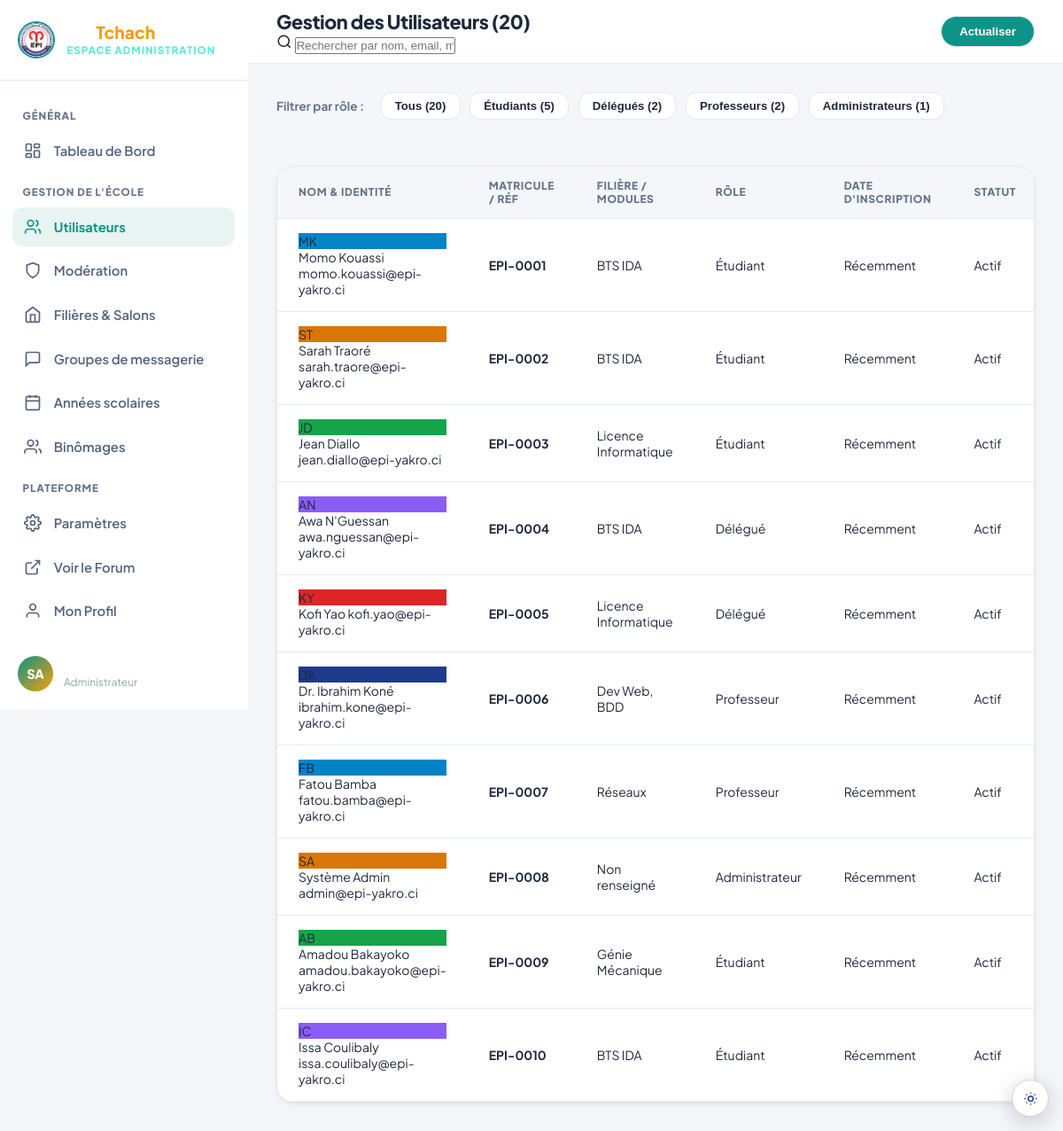
Screenshot of /admin/users (signed in) with the database file from the repository.
### tables this page shows
CREATE TABLE utilisateurs (
    id                  INT UNSIGNED AUTO_INCREMENT PRIMARY KEY,
    nom                 VARCHAR(100) NOT NULL,
    prenom              VARCHAR(100) NOT NULL,
    email               VARCHAR(150) NOT NULL UNIQUE,
    mot_de_passe        VARCHAR(255) NOT NULL,
    avatar_url          VARCHAR(255) DEFAULT NULL,
    biographie          TEXT DEFAULT NULL,
    filiere_id          INT UNSIGNED DEFAULT NULL,
    annee               TINYINT UNSIGNED DEFAULT NULL,
    annee_scolaire_id   INT UNSIGNED DEFAULT NULL,
    modules_enseignes   TEXT DEFAULT NULL,
    role                ENUM('etudiant','professeur','administrateur') NOT NULL DEFAULT 'etudiant',
    est_actif           BOOLEAN NOT NULL DEFAULT TRUE,
    date_inscription    DATETIME NOT NULL DEFAULT CURRENT_TIMESTAMP,
    derniere_connexion  DATETIME DEFAULT NULL,
    derniere_activite   DATETIME DEFAULT NULL,
    FOREIGN KEY (filiere_id) REFERENCES filieres(id) ON DELETE SET NULL,
    FOREIGN KEY (annee_scolaire_id) REFERENCES annees_scolaires(id) ON DELETE SET NULL
);

CREATE TABLE filieres (
    id              INT UNSIGNED AUTO_INCREMENT PRIMARY KEY,
    nom             VARCHAR(150) NOT NULL UNIQUE,
    code            VARCHAR(20) DEFAULT NULL,
    description     TEXT DEFAULT NULL,
    image_url       VARCHAR(255) DEFAULT NULL,
    slogan          VARCHAR(180) DEFAULT NULL,
    est_active      BOOLEAN NOT NULL DEFAULT TRUE,
    date_creation   DATETIME NOT NULL DEFAULT CURRENT_TIMESTAMP
);

### app/Controllers/Admin/AdminController.php (called while the page is built, shortened)
<?php
if (defined('ROOT_PATH')) {
    require_once ROOT_PATH . '/app/Models/Identity/Admin.php';
}
class AdminController {
    private Admin $adminModel;
    public function __construct() {
        $this->adminModel = new Admin();
    }
    public function users(): void {
        global $baseUrl, $base, $assetBase, $asset;
        $roleFilter = !empty($_GET['role']) && $_GET['role'] !== 'all' ? trim($_GET['role']) : null;
        $users = $this->adminModel->listUser($roleFilter);
        $roleCounts = $this->adminModel->countUsersByRole();
        require_once ROOT_PATH . '/resources/views/desktop/admin/users.php';
    }
}

### app/Routing/Router.php (called while the page is built, shortened)
<?php
final class Router
{
    public function dispatch(string $path, string $method = 'GET'): void
    {
        $route = trim((string)(parse_url($path, PHP_URL_PATH) ?? ''), '/');
        $definition = $this->routes[$route] ?? null;
        $action = (string)$definition['method'];
        $handler = new $controller();
        $handler->{$action}();
    }
}

### index.php (called while the page is built, shortened)
<?php
require_once __DIR__ . '/app/Bootstrap.php';
$fullRoute = getRequestedRoute();
$routes = require ROOT_PATH . '/routes/web.php';
(new Router($routes))->dispatch(
    $fullRoute,
    (string)($_SERVER['REQUEST_METHOD'] ?? 'GET')
);
exit;

### app/Bootstrap.php (called while the page is built, shortened)
<?php
require_once ROOT_PATH . '/app/Routing/Router.php';
$scriptName = str_replace('\\', '/', $_SERVER['SCRIPT_NAME'] ?? '');
$scriptDir = rtrim(dirname($scriptName), '/\\');
$isPublicEntry = substr($scriptDir, -7) === '/public';
if ($isPublicEntry) {
    $projectBase = substr($scriptDir, 0, -7);
    $baseUrl = $scriptDir;
    $assetBase = $projectBase . '/public/assets';
} else {
    $projectBase = ($scriptDir === '' || $scriptDir === '.' || $scriptDir === '/') ? '' : $scriptDir;
    $baseUrl = $projectBase;
    $assetBase = ($projectBase !== '' ? $projectBase : '') . '/public/assets';
}

### app/Models/Identity/User.php (called while the page is built, shortened)
<?php
class User {
    public function __construct(?PDO $pdo = null) {
        if ($pdo !== null) {
            $this->pdo = $pdo;
        } else {
            global $pdo;
            $this->pdo = $pdo;
        }
    }
}

### app/Models/Identity/Admin.php (called while the page is built, shortened)
<?php
if (defined('ROOT_PATH')) {
    require_once ROOT_PATH . '/app/Models/Identity/User.php';
} else {
    require_once __DIR__ . '/User.php';
    require_once __DIR__ . '/../Publications/Attachment.php';
    require_once __DIR__ . '/Avatar.php';
}
class Admin extends User {
    public function listUser(?string $filterRole = null): array {
        if (!empty($filterRole)) {
            $stmt = $this->pdo->prepare("
                SELECT user.id, user.nom, user.prenom, user.email, user.role, f.nom AS filiere,
                       user.modules_enseignes, user.date_inscription,
                       (SELECT GROUP_CONCAT(
                           CONCAT(zone.nom, ' — ', CASE membership.role_dans_zone
                               WHEN 'delegue_de_classe' THEN 'Délégué de classe'
                               WHEN 'delegue_general' THEN 'Délégué général'
                               ELSE 'Membre'
                           END) SEPARATOR ', '
                       )
                        FROM appartenance_zones membership
                        JOIN zones zone ON zone.id = membership.zone_id
                        WHERE membership.utilisateur_id = user.id
                          AND membership.role_dans_zone IN ('delegue_de_classe', 'delegue_general')
                       ) AS responsabilites
                FROM utilisateurs user
                LEFT JOIN filieres f ON f.id = user.filiere_id
                WHERE LOWER(user.role) = LOWER(:role)
                ORDER BY user.date_inscription DESC
            ");
            $stmt->execute(['role' => trim($filterRole)]);
        } else {
            $stmt = $this->pdo->query("
                SELECT user.id, user.nom, user.prenom, user.email, user.role, f.nom AS filiere,
                       user.modules_enseignes, user.date_inscription,
                       (SELECT GROUP_CONCAT(
                           CONCAT(zone.nom, ' — ', CASE membership.role_dans_zone
                               WHEN 'delegue_de_classe' THEN 'Délégué de classe'
                               WHEN 'delegue_general' THEN 'Délégué général'
                               ELSE 'Membre'
                           END) SEPARATOR ', '
                       )
                        FROM appartenance_zones membership
                        JOIN zones zone ON zone.id = membership.zone_id
                        WHERE membership.utilisateur_id = user.id
                          AND membership.role_dans_zone IN ('delegue_de_classe', 'delegue_general')
                       ) AS responsabilites
                FROM utilisateurs user
                LEFT JOIN filieres f ON f.id = user.filiere_id
                ORDER BY user.date_inscription DESC
            ");
        }
        return $stmt ? $stmt->fetchAll() : [];
    }
    public function countUsersByRole(): array {
        $stmt = $this->pdo->query("
            SELECT role, COUNT(*) as total
            FROM utilisateurs
            GROUP BY role
        ");
        $counts = [
            'etudiant'       => 0,
            'delegue'        => 0,
            'professeur'     => 0,
            'administrateur' => 0,
            'total'          => 0
        ];
        if ($stmt) {
            while ($row = $stmt->fetch()) {
                $counts[$row['role']] = (int) $row['total'];
                $counts['total'] += (int) $row['total'];
            }
        }
        $delegueCountStmt = $this->pdo->query("
            SELECT COUNT(DISTINCT utilisateur_id) FROM appartenance_zones
            WHERE role_dans_zone IN ('delegue_de_classe', 'delegue_general')
        ");
        $delegueCount = $delegueCountStmt ? (int)$delegueCountStmt->fetchColumn() : 0;
        $counts['delegue'] = $delegueCount;
        $counts['etudiant'] = max(0, ($counts['etudiant'] ?? 0) - $delegueCount);
        return $counts;
    }
}

### resources/views/desktop/admin/users.php (the view, shortened to what this page needs)
<?php
$base = isset($baseUrl) ? $baseUrl : '';
$asset = isset($assetBase) ? $assetBase : (isset($baseUrl) ? $baseUrl . '/public/assets' : '/public/assets');
?>
<!DOCTYPE html>
<html lang="fr">
<head>
  <link rel="stylesheet" href="<?= $asset ?>/css/desktop/admin.css" />
  <?php include ROOT_PATH . '/resources/views/partials/theme-head.php'; ?>
</head>
<body data-base-url="<?= htmlspecialchars($base, ENT_QUOTES, 'UTF-8') ?>">
  <?php include ROOT_PATH . '/resources/views/partials/theme-toggle.php'; ?>
  <div class="admin-wrapper">
    <?php include ROOT_PATH . '/resources/views/desktop/partials/admin-sidebar.php'; ?>
    <main class="admin-main-area">
      <header class="admin-topbar">
        <?php
          $totalCount = array_sum($roleCounts ?? []);
          $countEtudiants = $roleCounts['etudiant'] ?? 0;
          $countDelegues = $roleCounts['delegue'] ?? 0;
          $countProfesseurs = $roleCounts['professeur'] ?? 0;
          $countAdmins = ($roleCounts['administrateur'] ?? 0) + ($roleCounts['admin'] ?? 0);
        ?>
        <div class="topbar-left">
          <h1 class="page-title">Gestion des Utilisateurs (<span id="userCountTotal"><?= number_format($totalCount, 0, ',', ' ') ?></span>)</h1>
          <div class="search-box">
            <svg width="18" height="18" viewBox="0 0 24 24" fill="none" stroke="currentColor" stroke-width="2"><circle cx="11" cy="11" r="8"/><line x1="21" y1="21" x2="16.65" y2="16.65"/></svg>
            <input type="text" id="adminUserSearch" placeholder="Rechercher par nom, email, matricule, filière..." />
          </div>
        </div>
        <div class="topbar-right">
          <button type="button" class="btn-table-action" style="background:var(--admin-primary); color:#ffffff; padding:0.55rem 1.25rem; border-radius:9999px;" onclick="window.location.reload();">
            Actualiser
          </button>
        </div>
      </header>
      <div class="admin-content">
        <div style="display:flex; align-items:center; gap:0.65rem; margin-bottom:1.5rem; flex-wrap:wrap;">
          <span style="font-size:0.85rem; font-weight:700; color:var(--admin-muted); margin-right:0.5rem;">Filtrer par rôle :</span>
          <button type="button" class="btn-table-action filter-btn active" data-role="all">Tous (<?= number_format($totalCount, 0, ',', ' ') ?>)</button>
          <button type="button" class="btn-table-action filter-btn" data-role="etudiant">Étudiants (<?= number_format($countEtudiants, 0, ',', ' ') ?>)</button>
          <button type="button" class="btn-table-action filter-btn" data-role="delegue">Délégués (<?= number_format($countDelegues, 0, ',', ' ') ?>)</button>
          <button type="button" class="btn-table-action filter-btn" data-role="professeur">Professeurs (<?= number_format($countProfesseurs, 0, ',', ' ') ?>)</button>
          <button type="button" class="btn-table-action filter-btn" data-role="administrateur">Administrateurs (<?= number_format($countAdmins, 0, ',', ' ') ?>)</button>
        </div>
        <div class="admin-card">
          <div class="table-responsive">
            <table class="admin-table" id="usersTable">
              <thead>
                <tr>
                  <th>Nom & Identité</th>
                  <th>Matricule / Réf</th>
                  <th>Filière / Modules</th>
                  <th>Rôle</th>
                  <th>Date d'inscription</th>
                  <th>Statut</th>
                </tr>
              </thead>
              <tbody>
                <?php if (empty($users)): ?>
                  <tr>
                    <td colspan="7" style="text-align:center; padding:2rem; color:var(--admin-muted);">Aucun utilisateur trouvé.</td>
                  </tr>
                <?php else: ?>
                  <?php foreach ($users as $u):
                      $isDelegueUser = !empty($u['responsabilites']) && (str_contains($u['responsabilites'], 'Délégué') || str_contains($u['responsabilites'], 'delegue'));
                      $rawRoleKey = strtolower($u['role'] ?? 'etudiant');
                      $roleKey = $isDelegueUser ? 'delegue' : $rawRoleKey;
                      $initials = strtoupper(mb_substr($u['prenom'] ?? 'U', 0, 1) . mb_substr($u['nom'] ?? 'N', 0, 1));
                      $colors = ['#1e3a8a', '#0284c7', '#d97706', '#16a34a', '#8b5cf6', '#dc2626'];
                      $color = $colors[($u['id'] ?? 1) % count($colors)];
                      $createdAt = !empty($u['created_at']) ? date('d/m/Y', strtotime($u['created_at'])) : 'Récemment';
                      $filiereText = !empty($u['filiere']) ? $u['filiere'] : (!empty($u['modules_enseignes']) ? $u['modules_enseignes'] : 'Non renseigné');
                  ?>
                  <tr data-user-id="<?= (int)$u['id'] ?>" data-role="<?= htmlspecialchars($roleKey === 'admin' ? 'administrateur' : $roleKey) ?>">
                    <td>
                      <div class="user-cell">
                        <div class="user-avatar-small" style="background:<?= $color ?>;"><?= htmlspecialchars($initials) ?></div>
                        <div class="user-names">
                          <span class="user-full-name"><?= htmlspecialchars(($u['prenom'] ?? '') . ' ' . ($u['nom'] ?? '')) ?></span>
                          <span class="user-email-sub"><?= htmlspecialchars($u['email'] ?? '') ?></span>
                        </div>
                      </div>
                    </td>
                    <td><strong>EPI-<?= str_pad((string)$u['id'], 4, '0', STR_PAD_LEFT) ?></strong></td>
                    <td class="user-filiere-cell"><?= htmlspecialchars($filiereText) ?></td>
                    <td class="user-role-cell">
                      <?php if ($roleKey === 'administrateur' || $roleKey === 'admin'): ?>
                        <span class="role-pill role-admin">Administrateur</span>
                      <?php elseif ($roleKey === 'professeur'): ?>
                        <span class="role-pill role-prof">Professeur</span>
                      <?php elseif ($roleKey === 'delegue'): ?>
                        <span class="role-pill role-delegue">Délégué</span>
                      <?php else: ?>
                        <span class="role-pill">Étudiant</span>
                      <?php endif; ?>
                    </td>
                    <td><?= htmlspecialchars($createdAt) ?></td>
                    <td><span class="status-pill status-active">Actif</span></td>
                  </tr>
                  <?php endforeach; ?>
                <?php endif; ?>
              </tbody>
            </table>
          </div>
        </div>
      </div>
    </main>
  </div>
</body>
</html>

### rows the page displays
utilisateurs: initials "MK", prenom+nom "Momo Kouassi", email "momo.kouassi@epi-yakro.ci", id "0001", filiere.nom "BTS IDA", role "Étudiant", createdAt "Récemment"
utilisateurs: initials "ST", prenom+nom "Sarah Traoré", email "sarah.traore@epi-yakro.ci", id "0002", filiere.nom "BTS IDA", role "Étudiant", createdAt "Récemment"
utilisateurs: initials "JD", prenom+nom "Jean Diallo", email "jean.diallo@epi-yakro.ci", id "0003", filiere.nom "Licence Informatique", role "Étudiant", createdAt "Récemment"
utilisateurs: initials "AN", prenom+nom "Awa N'Guessan", email "awa.nguessan@epi-yakro.ci", id "0004", filiere.nom "BTS IDA", shows "Délégué", createdAt "Récemment"
utilisateurs: initials "KY", prenom+nom "Kofi Yao", email "kofi.yao@epi-yakro.ci", id "0005", filiere.nom "Licence Informatique", shows "Délégué", createdAt "Récemment"
utilisateurs: initials "DK", prenom+nom "Dr. Ibrahim Koné", email "ibrahim.kone@epi-yakro.ci", id "0006", modules_enseignes "Dev Web, BDD", role "Professeur", createdAt "Récemment"
utilisateurs: initials "FB", prenom+nom "Fatou Bamba", email "fatou.bamba@epi-yakro.ci", id "0007", modules_enseignes "Réseaux", role "Professeur", createdAt "Récemment"
utilisateurs: initials "SA", prenom+nom "Système Admin", email "admin@epi-yakro.ci", id "0008", filiereText "Non renseigné", role "Administrateur", createdAt "Récemment"
utilisateurs: initials "AB", prenom+nom "Amadou Bakayoko", email "amadou.bakayoko@epi-yakro.ci", id "0009", filiere.nom "Génie Mécanique", role "Étudiant", createdAt "Récemment"
utilisateurs: initials "IC", prenom+nom "Issa Coulibaly", email "issa.coulibaly@epi-yakro.ci", id "0010", filiere.nom "BTS IDA", role "Étudiant", createdAt "Récemment"

### other values shown
$adminAvatar "SA"
$adminRole "Administrateur"
$totalCount "20"
$countEtudiants "5"
$countDelegues "2"
$countProfesseurs "2"
$countAdmins "1"
